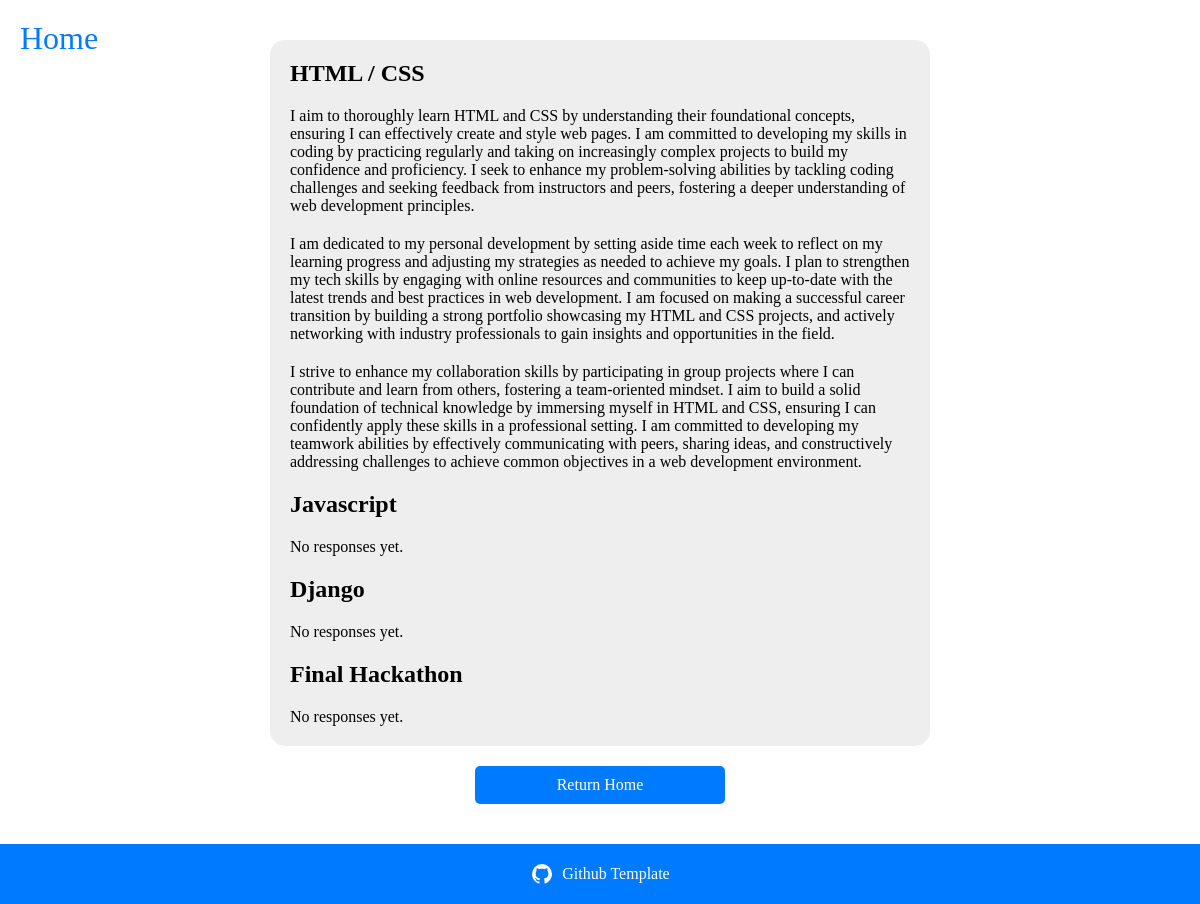
The app's page /responses with its own data.
### module/models.py (models this page shows, shortened)
class GoalResponse(models.Model):
    module_number = models.CharField(max_length=51)
    type_of_goal = models.CharField(max_length=51)
    text = models.TextField()

### home/views.py (the view)
# urls.py: path('responses', views.responses, name='responses'),
def responses(request):
    module_one_responses = GoalResponse.objects.filter(module_number='one')
    module_two_responses = GoalResponse.objects.filter(module_number='two')
    module_three_responses = GoalResponse.objects.filter(module_number='three')
    module_four_responses = GoalResponse.objects.filter(module_number='four')
    context = {
        'module_one_responses': module_one_responses,
        'module_two_responses': module_two_responses,
        'module_three_responses': module_three_responses,
        'module_four_responses': module_four_responses,
    }
    return render(request, 'home/responses.html', context)

### home/templates/home/responses.html (shortened to what this page needs)
{% extends "base.html" %}
{% load static %}
{% block extra_css %}
    <link rel="stylesheet" href="{% static 'css/home.css' %}">
{% endblock %}
{% block content %}
<section class="home-section container-col">
    <div class="responses-container container-col">
        <h2>HTML / CSS</h2>
        {% if module_one_responses %}
            {% for r in module_one_responses %}
                <p>{{ r.text }}</p>
            {% endfor %}
        {% else %}
            <p>No responses yet.</p>
        {% endif %}
        <h2>Javascript</h2>
        {% if module_two_responses %}
            {% for r in module_two_responses %}
                <p>{{ r.text }}</p>
            {% endfor %}
        {% else %}
            <p>No responses yet.</p>
        {% endif %}
        <h2>Django</h2>
        {% if module_three_responses %}
            {% for r in module_three_responses %}
                <p>{{ r.text }}</p>
            {% endfor %}
        {% else %}
            <p>No responses yet.</p>
        {% endif %}
        <h2>Final Hackathon</h2>
        {% if module_four_responses %}
            {% for r in module_four_responses %}
                <p>{{ r.text }}</p>
            {% endfor %}
        {% else %}
            <p>No responses yet.</p>
        {% endif %}
    </div>
    <a href="{% url 'home' %}" class="btn">Return Home</a>
</section>
{% endblock %}

### templates/base.html (shortened to what this page needs)
{% load static %}
<!doctype html>
<html lang="en">
  <head>
    {% block corecss %}
    <link rel="stylesheet" href="{% static 'css/base.css' %}">
    {% endblock %}
    {% block extra_css %}
    {% endblock %}
  </head>
  <body>
    <header class="header">
      <a href="{% url 'home' %}">Home</a>
    </header>
    {% block content %}
    {% endblock %}
    <footer class="footer container-col">
        <a href="https://github.com/dillon-mccaffrey-ci/STUDENT_GOALS_TEMPLATE" class="footer-link" target="_blank">
          <span class="footer-text">Github Template</span>
        </a>
    </footer>
  </body>
</html>

### static/css/base.css (style rules this page uses)
* { margin: 0; padding: 0; box-sizing: border-box; }
body { display: flex; justify-content: center; align-items: center; flex-direction: column; }
.header { position: fixed; left: 20px; top: 20px; }
.header a { font-size: 2rem; text-decoration: none; color: #007bff; }
h2 { font-size: 2rem; }
.icon { width: 24px; height: 24px; }
.footer { width: 100%; height: 60px; background-color: #007bff; }
.footer a { color: #fff; text-decoration: none; display: flex; justify-content: center; align-items: center; gap: 8px; }
.container-col { display: flex; justify-content: center; align-items: center; flex-direction: column; }
.btn { display: inline-block; padding: 10px 20px; font-size: 16px; color: #fff; background-color: #007bff; border: none; border-radius: 5px; text-decoration: none; text-align: center; transition: background-color 0.3s ease; min-width: 250px; }

### home/static/css/home.css (style rules this page uses)
.home-section { gap: 20px; min-height: calc(100vh - 60px); padding: 40px 0; }
.home-section h2 { font-size: 24px; }
.responses-container { width: 660px; border-radius: 15px; padding: 20px; background-color: #eeeeee; gap: 20px; align-items: flex-start; }

### records on screen
GoalResponse: text "I aim to thoroughly learn HTML and CSS by understanding their foundational concepts, ensuring I can effectively create and style web pages. I am committed to developing my skills in coding by practicing regularly and taking on increasingly complex projects to build my confidence and proficiency. I seek to enhance my problem-solving abilities by tackling coding challenges and seeking feedback from instructors and peers, fostering a deeper understanding of web development principles."
GoalResponse: text "I am dedicated to my personal development by setting aside time each week to reflect on my learning progress and adjusting my strategies as needed to achieve my goals. I plan to strengthen my tech skills by engaging with online resources and communities to keep up-to-date with the latest trends and best practices in web development. I am focused on making a successful career transition by building a strong portfolio showcasing my HTML and CSS projects, and actively networking with industry professionals to gain insights and opportunities in the field."
GoalResponse: text "I strive to enhance my collaboration skills by participating in group projects where I can contribute and learn from others, fostering a team-oriented mindset. I aim to build a solid foundation of technical knowledge by immersing myself in HTML and CSS, ensuring I can confidently apply these skills in a professional setting. I am committed to developing my teamwork abilities by effectively communicating with peers, sharing ideas, and constructively addressing challenges to achieve common objectives in a web development environment."
